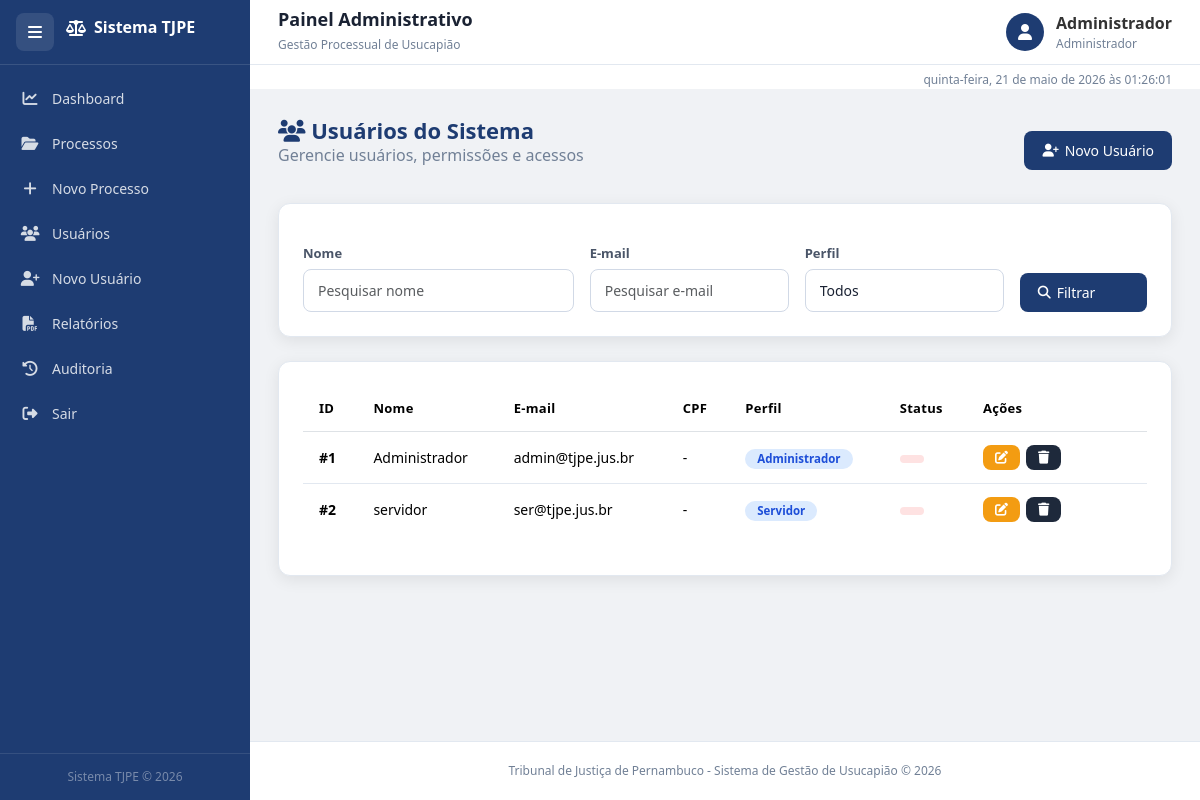
Before: /usuarios (signed in) with the older database file.
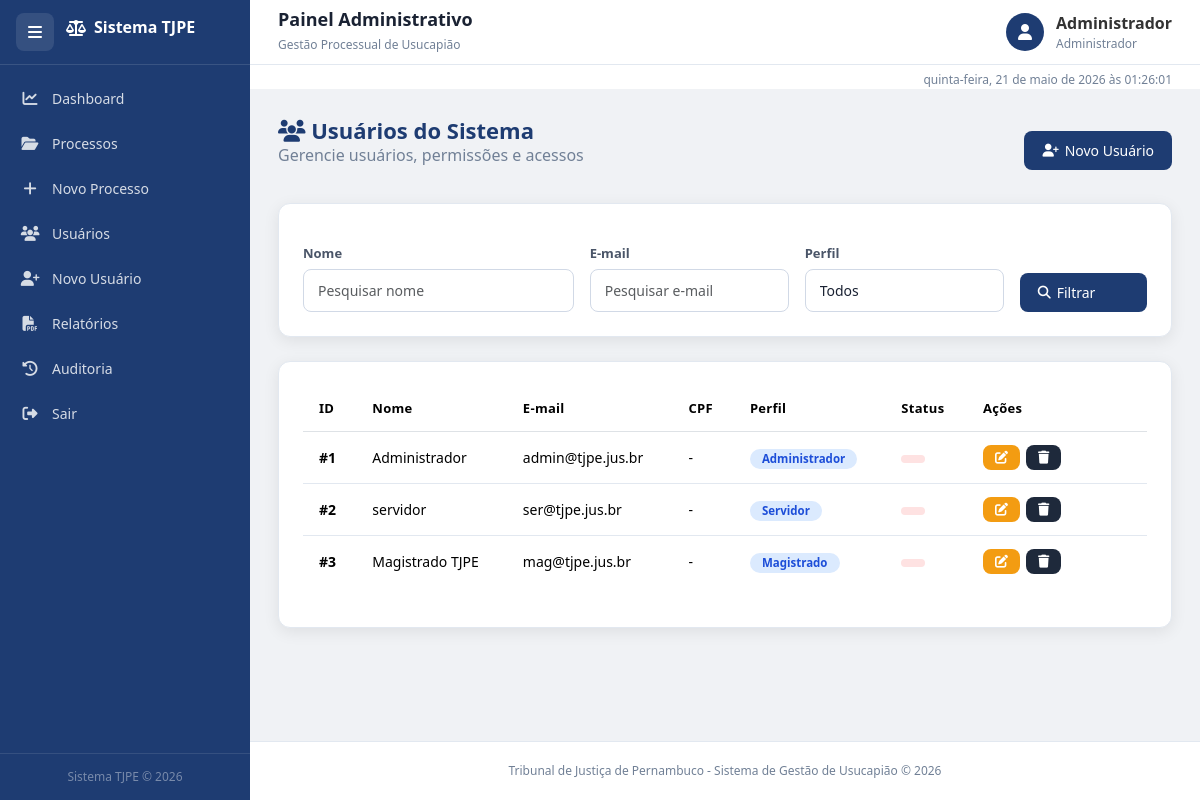
After: the same page with the newer database file.
### tables this page shows
CREATE TABLE usuarios (
        id INTEGER PRIMARY KEY AUTOINCREMENT,
        nome TEXT NOT NULL,
        email TEXT UNIQUE NOT NULL,
        senha TEXT NOT NULL,
        perfil TEXT NOT NULL
    );

### projeto_tj.py (the view)
@app.route("/usuarios")
@login_required
@require_permission(["Administrador"])
def usuarios():
    conn = get_db_connection()
    usuarios = conn.execute(
        "SELECT * FROM usuarios"
    ).fetchall()
    conn.close()
    return render_template(
        "usuarios_lista.html",
        usuarios=usuarios
    )

### projeto_tj.py (called while the page is built, shortened)
def get_db_connection():
    conn = sqlite3.connect(DATABASE)
    conn.row_factory = sqlite3.Row
    return conn

def login_required(f):
    @wraps(f)
    def decorated_function(*args, **kwargs):
        return f(*args, **kwargs)
    return decorated_function

def require_permission(perfis_permitidos):
    def decorator(f):
        @wraps(f)
        def decorated_function(*args, **kwargs):
            if "perfil" not in session or session["perfil"] not in perfis_permitidos:
                flash(
                    "Acesso negado. Permissão insuficiente.",
                    "danger"
                )
                return redirect(url_for("dashboard"))
            return f(*args, **kwargs)
        return decorated_function
    return decorator

### templates/usuarios_lista.html (shortened to what this page needs)
{% extends 'base.html' %}
{% block content %}
<div class="page-header">
    <div>
        <h2>
            <i class="fas fa-users"></i>
            Usuários do Sistema
        </h2>
        <p class="text-muted">
            Gerencie usuários, permissões e acessos
        </p>
    </div>
    <div>
        <a href="{{ url_for('novo_usuario') }}" class="btn btn-primary">
            <i class="fas fa-user-plus"></i>
            Novo Usuário
        </a>
    </div>
</div>
<div class="card-box mb-4">
    <form method="GET">
        <div class="row g-3">
            <div class="col-lg-4">
                <label class="form-label">Nome</label>
                <input
                    type="text"
                    name="nome"
                    class="form-control"
                    placeholder="Pesquisar nome"
                    value="{{ request.args.get('nome', '') }}"
                >
            </div>
            <div class="col-lg-3">
                <label class="form-label">E-mail</label>
                <input
                    type="text"
                    name="email"
                    class="form-control"
                    placeholder="Pesquisar e-mail"
                    value="{{ request.args.get('email', '') }}"
                >
            </div>
            <div class="col-lg-3">
                <label class="form-label">Perfil</label>
                <select name="perfil" class="form-select">
                    <option value=""
                        {% if not request.args.get('perfil') %}selected{% endif %}>
                        Todos
                    </option>
                </select>
            </div>
            <div class="col-lg-2 d-flex align-items-end">
                <button type="submit" class="btn btn-primary w-100">
                    <i class="fas fa-search"></i>
                    Filtrar
                </button>
            </div>
        </div>
    </form>
</div>
<div class="card-box">
    <div class="table-responsive">
        <table class="table table-hover align-middle">
            <thead>
                <tr>
                    <th>ID</th>
                    <th>Nome</th>
                    <th>E-mail</th>
                    <th>CPF</th>
                    <th>Perfil</th>
                    <th>Status</th>
                    <th width="180">Ações</th>
                </tr>
            </thead>
            <tbody>
                {% if usuarios %}
                    {% for u in usuarios %}
                    <tr>
                        <td>
                            <strong>#{{ u['id'] }}</strong>
                        </td>
                        <td>{{ u['nome'] }}</td>
                        <td>{{ u['email'] }}</td>
                        <td>{{ u['cpf'] if u['cpf'] else '-' }}</td>
                        <td>
                            <span class="badge bg-info">
                                {{ u['perfil'] }}
                            </span>
                        </td>
                        <td>
                            {% if u['status'] == 'Ativo' %}
                                <span class="badge bg-success">
                                    {{ u['status'] }}
                                </span>
                            {% else %}
                                <span class="badge bg-danger">
                                </span>
                            {% endif %}
                        </td>
                        <td>
                            <div class="action-buttons">
                                <a
                                    href="{{ url_for('editar_usuario', id=u['id']) }}"
                                    class="btn btn-sm btn-warning"
                                    title="Editar"
                                >
                                    <i class="fas fa-edit"></i>
                                </a>
                                <a
                                    href="{{ url_for('excluir_usuario', id=u['id']) }}"
                                    class="btn btn-sm btn-dark"
                                    onclick="return confirm('Deseja excluir este usuário?')"
                                    title="Excluir"
                                >
                                    <i class="fas fa-trash"></i>
                                </a>
                            </div>
                        </td>
                    </tr>
                    {% endfor %}
                {% endif %}
            </tbody>
        </table>
    </div>
</div>
{% endblock %}

### templates/base.html (shortened to what this page needs)
<!DOCTYPE html>
<html lang="pt-br">
<head>
    <link
        href="https://cdn.jsdelivr.net/npm/bootstrap@5.3.3/dist/css/bootstrap.min.css"
        rel="stylesheet"
    >
    <link
        href="https://cdnjs.cloudflare.com/ajax/libs/font-awesome/6.5.1/css/all.min.css"
        rel="stylesheet"
    >
    <link
        rel="stylesheet"
        href="https://cdn.datatables.net/1.13.8/css/dataTables.bootstrap5.min.css"
    >
    <link
        rel="stylesheet"
        href="{{ url_for('static', filename='css/style.css') }}"
    >
</head>
<body>
<div class="layout">
    <aside
        class="sidebar"
        id="sidebar"
    >
        <div class="sidebar-header">
            <button
                class="menu-btn"
                id="menu-btn"
                data-tooltip="Expandir menu"
            >
                <i class="fa fa-bars"></i>
            </button>
            <h2 class="logo">
                <i class="fa fa-scale-balanced"></i>
                <span>
                    Sistema TJPE
                </span>
            </h2>
        </div>
        <ul class="menu-links">
            <li>
                <a href="{{ url_for('dashboard') }}">
                    <i class="fa fa-chart-line"></i>
                    <span>
                        Dashboard
                    </span>
                </a>
            </li>
            <li>
                <a href="{{ url_for('processos') }}">
                    <i class="fa fa-folder-open"></i>
                    <span>
                        Processos
                    </span>
                </a>
            </li>
            <li>
                <a href="{{ url_for('novo_processo') }}">
                    <i class="fa fa-plus"></i>
                    <span>
                        Novo Processo
                    </span>
                </a>
            </li>
            <li>
                <a href="{{ url_for('usuarios') }}">
                    <i class="fa fa-users"></i>
                    <span>
                        Usuários
                    </span>
                </a>
            </li>
            <li>
                <a href="{{ url_for('novo_usuario') }}">
                    <i class="fa fa-user-plus"></i>
                    <span>
                        Novo Usuário
                    </span>
                </a>
            </li>
            <li>
                <a href="{{ url_for('relatorios') }}">
                    <i class="fa fa-file-pdf"></i>
                    <span>
                        Relatórios
                    </span>
                </a>
            </li>
            <li>
                <a href="{{ url_for('auditoria') }}">
                    <i class="fa fa-clock-rotate-left"></i>
                    <span>
                        Auditoria
                    </span>
                </a>
            </li>
            <li>
                <a href="{{ url_for('logout') }}">
                    <i class="fa fa-right-from-bracket"></i>
                    <span>
                        Sair
                    </span>
                </a>
            </li>
        </ul>
        <div class="sidebar-footer">
            <small>
                Sistema TJPE © 2026
            </small>
        </div>
    </aside>
    <main
        class="main-content"
        id="main-content"
    >
        <div class="topbar">
            <div>
                <h3 class="page-title">
                    {% block page_title %}
                        Painel Administrativo
                    {% endblock %}
                </h3>
                <small class="text-muted">
                    Gestão Processual de Usucapião
                </small>
            </div>
            <div class="topbar-user">
                <div class="user-avatar">
                    <i class="fa fa-user"></i>
                </div>
                <div>
                    <strong>
                        {{ session.get('usuario_nome', 'Usuário') }}
                    </strong>
                    <small class="d-block text-muted">
                        {{ session.get('perfil', 'Perfil') }}
                    </small>
                </div>
            </div>
        </div>
        <div id="relogio"></div>
        <div class="content-area">
            {% block content %}
            {% endblock %}
        </div>
        <div class="footer">
            Tribunal de Justiça de Pernambuco -
            Sistema de Gestão de Usucapião © 2026
        </div>
    </main>
</div>
</body>
</html>

Changed rows visible on the page:
added usuarios: id "3", nome "Magistrado TJPE", email "mag@tjpe.jus.br", u "-", perfil "Magistrado"
